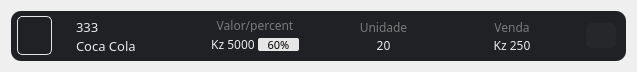
<?xml version="1.0" encoding="UTF-8"?>
<ui version="4.0">
 <class>return_busca</class>
 <widget class="QWidget" name="return_busca">
  <property name="geometry">
   <rect>
    <x>0</x>
    <y>0</y>
    <width>637</width>
    <height>68</height>
   </rect>
  </property>
  <property name="windowTitle">
   <string>Form</string>
  </property>
  <layout class="QHBoxLayout" name="horizontalLayout_3">
   <item>
    <widget class="QFrame" name="frame_registro">
     <property name="minimumSize">
      <size>
       <width>0</width>
       <height>50</height>
      </size>
     </property>
     <property name="maximumSize">
      <size>
       <width>16777215</width>
       <height>50</height>
      </size>
     </property>
     <property name="styleSheet">
      <string notr="true">QFrame{background-color: rgb(32, 33, 37);
border-radius:10px;}</string>
     </property>
     <property name="frameShape">
      <enum>QFrame::StyledPanel</enum>
     </property>
     <property name="frameShadow">
      <enum>QFrame::Raised</enum>
     </property>
     <layout class="QHBoxLayout" name="horizontalLayout_8">
      <property name="spacing">
       <number>19</number>
      </property>
      <property name="leftMargin">
       <number>6</number>
      </property>
      <property name="topMargin">
       <number>0</number>
      </property>
      <property name="rightMargin">
       <number>10</number>
      </property>
      <property name="bottomMargin">
       <number>0</number>
      </property>
      <item>
       <widget class="QPushButton" name="icon">
        <property name="minimumSize">
         <size>
          <width>35</width>
          <height>39</height>
         </size>
        </property>
        <property name="maximumSize">
         <size>
          <width>35</width>
          <height>39</height>
         </size>
        </property>
        <property name="styleSheet">
         <string notr="true">border: 1px solid rgb(230, 230, 230);
border-radius:5px;</string>
        </property>
        <property name="text">
         <string/>
        </property>
        <property name="icon">
         <iconset>
          <normaloff>../../../../../../imagem de modelo/transferir-removebg-preview.png</normaloff>../../../../../../imagem de modelo/transferir-removebg-preview.png</iconset>
        </property>
        <property name="iconSize">
         <size>
          <width>60</width>
          <height>60</height>
         </size>
        </property>
       </widget>
      </item>
      <item>
       <widget class="QFrame" name="frame_chave_nome">
        <property name="frameShape">
         <enum>QFrame::StyledPanel</enum>
        </property>
        <property name="frameShadow">
         <enum>QFrame::Raised</enum>
        </property>
        <layout class="QVBoxLayout" name="verticalLayout_9">
         <property name="leftMargin">
          <number>5</number>
         </property>
         <property name="rightMargin">
          <number>0</number>
         </property>
         <item>
          <widget class="QLabel" name="chave">
           <property name="font">
            <font>
             <family>Segoe UI Semibold</family>
             <pointsize>10</pointsize>
            </font>
           </property>
           <property name="styleSheet">
            <string notr="true">color: rgb(233, 234, 236);</string>
           </property>
           <property name="text">
            <string>333</string>
           </property>
          </widget>
         </item>
         <item>
          <widget class="QLabel" name="nome_produto">
           <property name="font">
            <font>
             <family>Zilla Slab Medium</family>
             <pointsize>10</pointsize>
            </font>
           </property>
           <property name="styleSheet">
            <string notr="true">color: rgb(233, 234, 236);</string>
           </property>
           <property name="text">
            <string>Coca Cola</string>
           </property>
          </widget>
         </item>
        </layout>
       </widget>
      </item>
      <item>
       <widget class="QFrame" name="frame_valor_persentual">
        <property name="minimumSize">
         <size>
          <width>92</width>
          <height>0</height>
         </size>
        </property>
        <property name="frameShape">
         <enum>QFrame::StyledPanel</enum>
        </property>
        <property name="frameShadow">
         <enum>QFrame::Raised</enum>
        </property>
        <layout class="QVBoxLayout" name="verticalLayout_6">
         <property name="leftMargin">
          <number>10</number>
         </property>
         <property name="topMargin">
          <number>8</number>
         </property>
         <property name="rightMargin">
          <number>10</number>
         </property>
         <property name="bottomMargin">
          <number>10</number>
         </property>
         <item>
          <widget class="QLabel" name="lbl_valor_percentual">
           <property name="maximumSize">
            <size>
             <width>16777215</width>
             <height>15</height>
            </size>
           </property>
           <property name="font">
            <font>
             <family>Segoe UI Semibold</family>
            </font>
           </property>
           <property name="styleSheet">
            <string notr="true">color: rgb(121, 121, 121)</string>
           </property>
           <property name="text">
            <string>Valor/percent</string>
           </property>
           <property name="alignment">
            <set>Qt::AlignCenter</set>
           </property>
          </widget>
         </item>
         <item>
          <widget class="QFrame" name="frame_continer">
           <property name="maximumSize">
            <size>
             <width>16777215</width>
             <height>16</height>
            </size>
           </property>
           <property name="frameShape">
            <enum>QFrame::StyledPanel</enum>
           </property>
           <property name="frameShadow">
            <enum>QFrame::Raised</enum>
           </property>
           <layout class="QHBoxLayout" name="horizontalLayout_4">
            <property name="spacing">
             <number>0</number>
            </property>
            <property name="leftMargin">
             <number>0</number>
            </property>
            <property name="topMargin">
             <number>0</number>
            </property>
            <property name="rightMargin">
             <number>0</number>
            </property>
            <property name="bottomMargin">
             <number>0</number>
            </property>
            <item alignment="Qt::AlignRight">
             <widget class="QLabel" name="lbl_valor_total">
              <property name="maximumSize">
               <size>
                <width>16777215</width>
                <height>15</height>
               </size>
              </property>
              <property name="font">
               <font>
                <family>Segoe UI Semibold</family>
               </font>
              </property>
              <property name="styleSheet">
               <string notr="true">color: rgb(233, 234, 236);</string>
              </property>
              <property name="text">
               <string>Kz 5000</string>
              </property>
              <property name="alignment">
               <set>Qt::AlignCenter</set>
              </property>
             </widget>
            </item>
            <item alignment="Qt::AlignLeft">
             <widget class="QLabel" name="lbl_percentual">
              <property name="minimumSize">
               <size>
                <width>44</width>
                <height>0</height>
               </size>
              </property>
              <property name="maximumSize">
               <size>
                <width>123456</width>
                <height>16</height>
               </size>
              </property>
              <property name="font">
               <font>
                <family>Segoe UI Semibold</family>
                <pointsize>8</pointsize>
               </font>
              </property>
              <property name="styleSheet">
               <string notr="true">background-color: rgb(230, 230, 230);
color: rgb(0, 0, 0);
border-radius:2px;
margin-left:3px

</string>
              </property>
              <property name="text">
               <string>60%</string>
              </property>
              <property name="alignment">
               <set>Qt::AlignCenter</set>
              </property>
              <property name="wordWrap">
               <bool>false</bool>
              </property>
              <property name="margin">
               <number>0</number>
              </property>
             </widget>
            </item>
           </layout>
          </widget>
         </item>
        </layout>
       </widget>
      </item>
      <item>
       <widget class="QFrame" name="frame_unidade">
        <property name="minimumSize">
         <size>
          <width>80</width>
          <height>0</height>
         </size>
        </property>
        <property name="maximumSize">
         <size>
          <width>1234567</width>
          <height>16777215</height>
         </size>
        </property>
        <property name="frameShape">
         <enum>QFrame::StyledPanel</enum>
        </property>
        <property name="frameShadow">
         <enum>QFrame::Raised</enum>
        </property>
        <layout class="QVBoxLayout" name="verticalLayout_2">
         <property name="leftMargin">
          <number>10</number>
         </property>
         <property name="topMargin">
          <number>10</number>
         </property>
         <property name="rightMargin">
          <number>10</number>
         </property>
         <property name="bottomMargin">
          <number>10</number>
         </property>
         <item>
          <widget class="QLabel" name="lbl_unidade">
           <property name="font">
            <font>
             <family>Segoe UI Semibold</family>
            </font>
           </property>
           <property name="styleSheet">
            <string notr="true">color: rgb(121, 121, 121)</string>
           </property>
           <property name="text">
            <string>Unidade</string>
           </property>
           <property name="alignment">
            <set>Qt::AlignCenter</set>
           </property>
          </widget>
         </item>
         <item>
          <widget class="QLabel" name="lbl_unidade_valor">
           <property name="font">
            <font>
             <family>Segoe UI Semibold</family>
            </font>
           </property>
           <property name="styleSheet">
            <string notr="true">color: rgb(233, 234, 236);</string>
           </property>
           <property name="text">
            <string>20</string>
           </property>
           <property name="alignment">
            <set>Qt::AlignCenter</set>
           </property>
          </widget>
         </item>
        </layout>
       </widget>
      </item>
      <item>
       <widget class="QFrame" name="frame_venda">
        <property name="minimumSize">
         <size>
          <width>77</width>
          <height>0</height>
         </size>
        </property>
        <property name="maximumSize">
         <size>
          <width>2345678</width>
          <height>16777215</height>
         </size>
        </property>
        <property name="frameShape">
         <enum>QFrame::StyledPanel</enum>
        </property>
        <property name="frameShadow">
         <enum>QFrame::Raised</enum>
        </property>
        <layout class="QVBoxLayout" name="verticalLayout">
         <property name="leftMargin">
          <number>10</number>
         </property>
         <property name="topMargin">
          <number>10</number>
         </property>
         <property name="rightMargin">
          <number>10</number>
         </property>
         <property name="bottomMargin">
          <number>10</number>
         </property>
         <item>
          <widget class="QLabel" name="lbl_venda">
           <property name="font">
            <font>
             <family>Segoe UI Semibold</family>
            </font>
           </property>
           <property name="styleSheet">
            <string notr="true">color: rgb(121, 121, 121)</string>
           </property>
           <property name="text">
            <string>Venda</string>
           </property>
           <property name="alignment">
            <set>Qt::AlignCenter</set>
           </property>
          </widget>
         </item>
         <item>
          <widget class="QLabel" name="lbl_venda_valor">
           <property name="font">
            <font>
             <family>Segoe UI Semibold</family>
            </font>
           </property>
           <property name="styleSheet">
            <string notr="true">color: rgb(233, 234, 236);</string>
           </property>
           <property name="text">
            <string>Kz 250</string>
           </property>
           <property name="alignment">
            <set>Qt::AlignCenter</set>
           </property>
          </widget>
         </item>
        </layout>
       </widget>
      </item>
      <item>
       <widget class="QPushButton" name="btn_opcoes">
        <property name="minimumSize">
         <size>
          <width>30</width>
          <height>25</height>
         </size>
        </property>
        <property name="maximumSize">
         <size>
          <width>30</width>
          <height>25</height>
         </size>
        </property>
        <property name="sizeIncrement">
         <size>
          <width>0</width>
          <height>0</height>
         </size>
        </property>
        <property name="font">
         <font>
          <pointsize>10</pointsize>
          <bold>false</bold>
         </font>
        </property>
        <property name="toolTip">
         <string>Opções</string>
        </property>
        <property name="styleSheet">
         <string notr="true">QPushButton {
            color: rgb(233, 234, 236);
            background-color: rgb(38, 39, 43);
            border: none;
            border-radius: 6px;
}
 QPushButton:hover {
 	background-color: rgb(49, 50, 55)
 }
QPushButton:pressed {
 	background-color: rgb(38, 39, 43);
}</string>
        </property>
        <property name="text">
         <string/>
        </property>
        <property name="icon">
         <iconset>
          <normaloff>../../../images/svg_icons/icon_more.svg</normaloff>../../../images/svg_icons/icon_more.svg</iconset>
        </property>
        <property name="iconSize">
         <size>
          <width>20</width>
          <height>20</height>
         </size>
        </property>
       </widget>
      </item>
     </layout>
    </widget>
   </item>
  </layout>
 </widget>
 <resources/>
 <connections/>
</ui>
